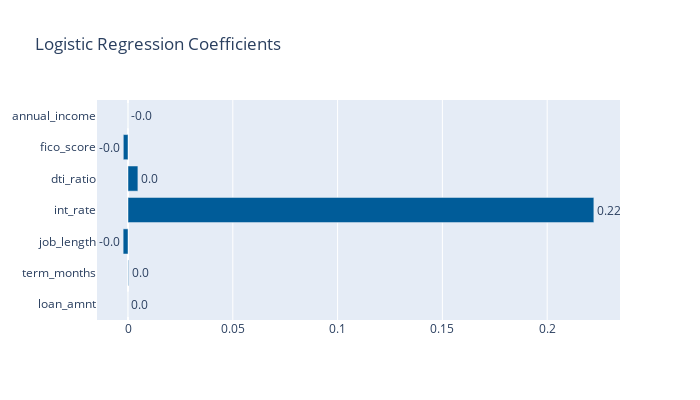

Notebook source saved alongside this figure:
### Code cell
# Refit selected model
model1 = LogisticRegression(**model_dict["logistic"].best_params_)
model1.fit(X_1, y_1)

# Display Model Coefficients
fig = go.Figure([
    go.Bar(y=X_train.columns, x=model1.coef_[0], text=np.round(model1.coef_[0], 2), orientation='h')
    ])

fig.update_traces(textposition='outside', marker_color='rgb(0, 92, 153)')
fig.update_layout(title='Logistic Regression Coefficients',
                  dragmode='select',
                  width=700,
                  height=400,
                  hovermode='closest')
fig.show()

### Figure 1 — Plotly figure (JSON) as saved in the notebook; plotly's stock layout.template omitted (floating-point values rounded to 4 significant figures)
{"data": [{"marker": {"color": "rgb(0, 92, 153)"}, "orientation": "h", "text": ["0.0", "0.0", "-0.0", "0.22", "0.0", "-0.0", "-0.0"], "textposition": "outside", "type": "bar", "x": [3.496e-06, 0.0002449, -0.002319, 0.2223, 0.004715, -0.002244, -1.601e-06], "y": ["loan_amnt", "term_months", "job_length", "int_rate", "dti_ratio", "fico_score", "annual_income"]}], "layout": {"dragmode": "select", "height": 400, "hovermode": "closest", "title": {"text": "Logistic Regression Coefficients"}, "width": 700}}
